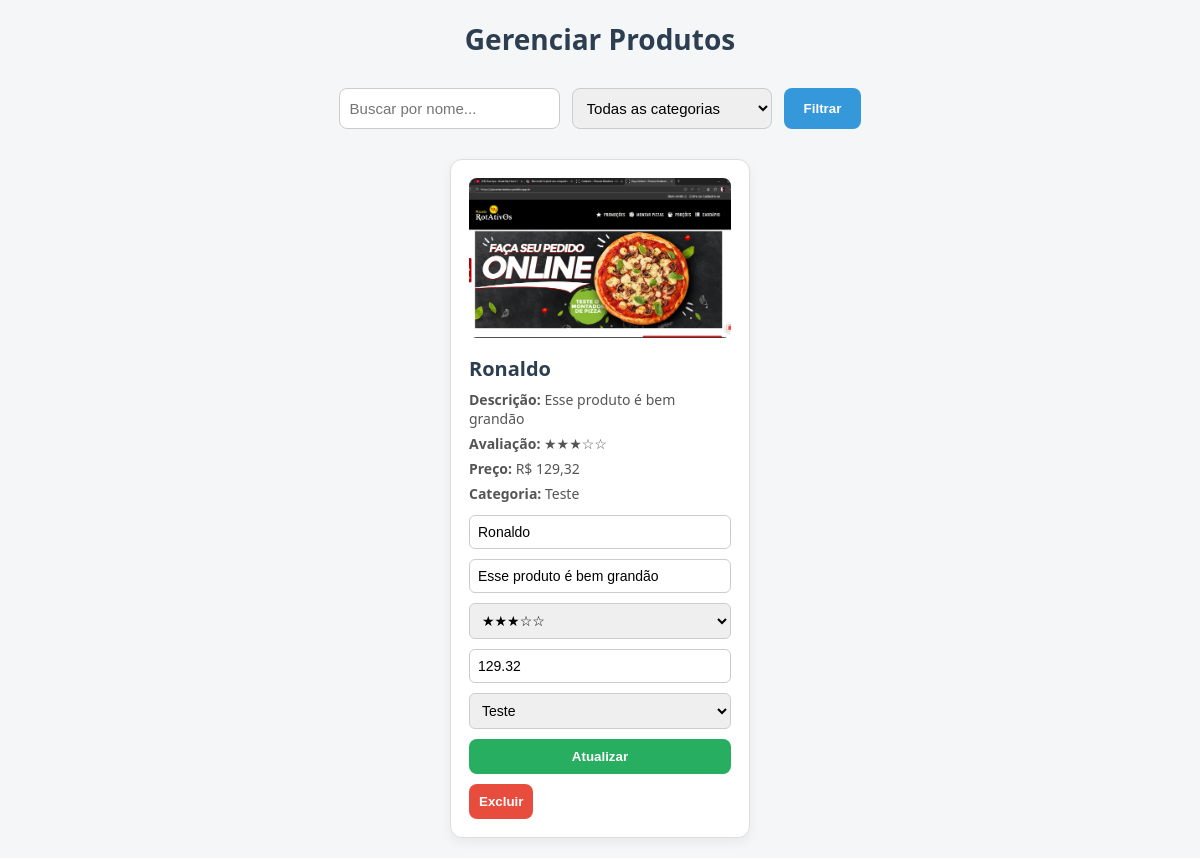
The page /gerenciar_produtos.php on the database its author committed.
### tables this page shows
CREATE TABLE `produtos` (
  `id` int(11) NOT NULL,
  `nome` varchar(100) NOT NULL,
  `descricao` text DEFAULT NULL,
  `avaliacao` int(11) DEFAULT 0,
  `preco` decimal(10,2) NOT NULL,
  `imagem` text DEFAULT NULL,
  `categoria_id` int(11) DEFAULT NULL
);

CREATE TABLE `categorias` (
  `id` int(11) NOT NULL,
  `nome` varchar(100) NOT NULL
);

### gerenciar_produtos.php (the view, shortened to what this page needs)
<?php
try {
  $pdo = new PDO("mysql:host=localhost;dbname=Loja Virtual Teste", "root", "");
  $pdo->setAttribute(PDO::ATTR_ERRMODE, PDO::ERRMODE_EXCEPTION);
} catch (PDOException $e) {
  die("Erro na conexão: " . $e->getMessage());
}
$search = $_GET['search'] ?? '';
$categorias = $pdo->query("SELECT * FROM categorias")->fetchAll();
$sql = "SELECT p.*, c.nome AS categoria FROM produtos p LEFT JOIN categorias c ON p.categoria_id = c.id WHERE 1=1";
$params = [];
$stmt = $pdo->prepare($sql);
$stmt->execute($params);
$produtos = $stmt->fetchAll();
?>
<!DOCTYPE html>
<html lang="pt-br">
<head>
  <link rel="stylesheet" href="css/gerenciar.css" />
</head>
<body>
  <header>
    <h1>Gerenciar Produtos</h1>
  </header>
  <form method="GET" class="filtro-form">
    <input type="text" name="search" placeholder="Buscar por nome..." value="<?= htmlspecialchars($search) ?>" />
    <select name="categoria">
      <option value="">Todas as categorias</option>
    </select>
    <button type="submit">Filtrar</button>
  </form>
  <main class="gerenciar-linha">
    <?php if (count($produtos) > 0): ?>
      <?php foreach ($produtos as $p): ?>
        <div class="card-gerenciar">
          <img src="<?= htmlspecialchars($p['imagem']) ?>" alt="<?= htmlspecialchars($p['nome']) ?>" />
          <h3><?= htmlspecialchars($p['nome']) ?></h3>
          <p><strong>Descrição:</strong> <?= htmlspecialchars($p['descricao']) ?></p>
          <p><strong>Avaliação:</strong> <?= str_repeat("★", $p['avaliacao']) . str_repeat("☆", 5 - $p['avaliacao']) ?></p>
          <p><strong>Preço:</strong> R$ <?= number_format($p['preco'], 2, ',', '.') ?></p>
          <p><strong>Categoria:</strong> <?= htmlspecialchars($p['categoria']) ?></p>
          <form method="POST" class="form-editar">
            <input type="text" name="produtoNome" value="<?= htmlspecialchars($p['nome']) ?>" required />
            <input type="text" name="produtoDescricao" value="<?= htmlspecialchars($p['descricao']) ?>" required />
            <select name="produtoAvaliacao" required>
              <?php for ($i = 1; $i <= 5; $i++): ?>
                <option value="<?= $i ?>" <?= $p['avaliacao'] == $i ? 'selected' : '' ?>>
                  <?= str_repeat("★", $i) . str_repeat("☆", 5 - $i) ?>
                </option>
              <?php endfor; ?>
            </select>
            <input type="number" name="produtoPreco" value="<?= $p['preco'] ?>" step="0.01" required />
            <select name="produtoCategoria" required>
              <?php foreach ($categorias as $cat): ?>
                <option value="<?= $cat['id'] ?>" <?= $p['categoria_id'] == $cat['id'] ? 'selected' : '' ?>>
                  <?= htmlspecialchars($cat['nome']) ?>
                </option>
              <?php endforeach; ?>
            </select>
            <button type="submit" name="atualizarProduto" class="btn-editar">Atualizar</button>
          </form>
          <form method="POST" onsubmit="return confirm('Excluir este produto?')">
            <button type="submit" class="btn-remover">Excluir</button>
          </form>
        </div>
      <?php endforeach; ?>
    <?php else: ?>
      <p style="text-align:center;">Nenhum produto encontrado.</p>
    <?php endif; ?>
  </main>
</body>
</html>

### css/gerenciar.css (style rules this page uses)
* { box-sizing: border-box; margin: 0; padding: 0; }
body { font-family: 'Segoe UI', Tahoma, sans-serif; background-color: #f4f6f8; color: #333; padding: 20px; }
header { text-align: center; margin-bottom: 30px; }
header h1 { font-size: 28px; color: #2c3e50; margin-bottom: 10px; }
.filtro-form { display: flex; justify-content: center; gap: 12px; margin-bottom: 30px; flex-wrap: wrap; }
.filtro-form input[type="text"], .filtro-form select { padding: 10px; font-size: 15px; border: 1px solid #ccc; border-radius: 8px; min-width: 200px; }
.filtro-form button { padding: 10px 20px; background-color: #3498db; color: white; border: none; border-radius: 8px; font-weight: bold; cursor: pointer; transition: background-color 0.3s ease; }
.gerenciar-linha { display: flex; flex-wrap: wrap; justify-content: center; gap: 24px; }
.card-gerenciar { width: 300px; background: #fff; border: 1px solid #ddd; border-radius: 12px; padding: 18px; box-shadow: 0 4px 12px rgba(0,0,0,0.06); transition: transform 0.25s ease, box-shadow 0.25s ease; }
.card-gerenciar img { width: 100%; height: 160px; object-fit: cover; border-radius: 8px; margin-bottom: 12px; }
.card-gerenciar h3 { font-size: 20px; color: #2c3e50; margin-bottom: 8px; }
.card-gerenciar p { font-size: 14px; color: #555; margin-bottom: 6px; }
.form-editar { display: flex; flex-direction: column; gap: 10px; margin-top: 12px; }
.form-editar input, .form-editar select { padding: 8px; font-size: 14px; border: 1px solid #ccc; border-radius: 6px; }
.btn-editar { padding: 10px; background-color: #27ae60; color: white; border: none; border-radius: 8px; font-weight: bold; cursor: pointer; transition: background-color 0.3s ease; }
.btn-remover { margin-top: 10px; padding: 10px; background-color: #e74c3c; color: white; border: none; border-radius: 8px; font-weight: bold; cursor: pointer; transition: background-color 0.3s ease; }

### rows shown on the page
produtos: imagem (picture), nome "Ronaldo", descricao "Esse produto é bem grandão", avaliacao "★★★", avaliacao "☆☆", preco "129,32", categoria.nome "Teste", produtoNome "Ronaldo", produtoDescricao "Esse produto é bem grandão", produtoAvaliacao "★★★☆☆", produtoPreco "129.32", produtoCategoria "Teste"
